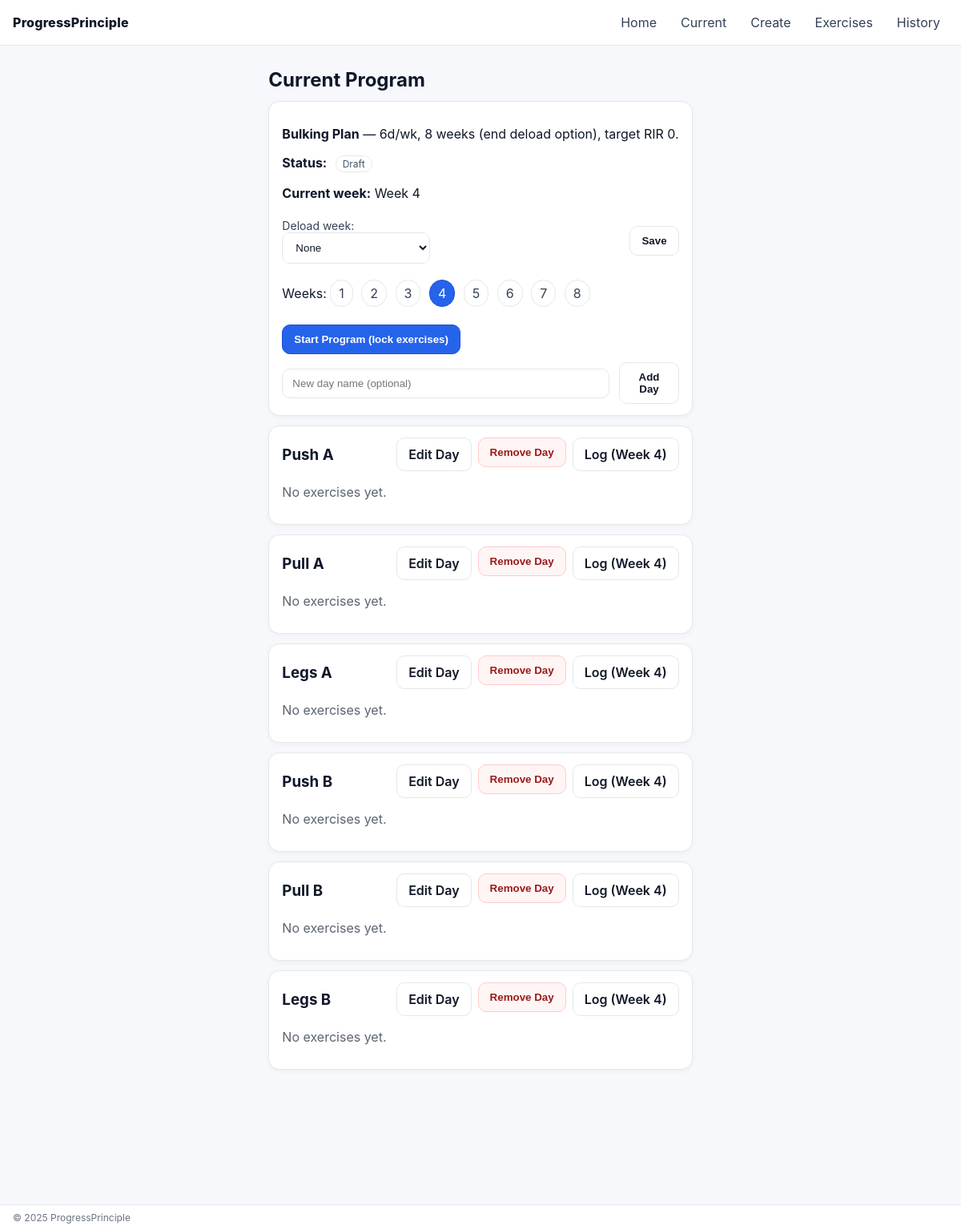
Page /current on the committed database.
### app.py (models this page shows)
class Program(db.Model):
    id = db.Column(db.Integer, primary_key=True)
    name = db.Column(db.String(64), nullable=False)
    days_per_week = db.Column(db.Integer, nullable=False)
    target_rir = db.Column(db.Integer, nullable=False)
    duration_weeks = db.Column(db.Integer, nullable=False)
    deload = db.Column(db.Boolean, default=False)
    deload_week = db.Column(db.Integer, nullable=True)
    start_date = db.Column(db.Date, default=date.today)
    status = db.Column(db.String(16), default="active")  # active | archived
    locked = db.Column(db.Boolean, default=False)
    created_at = db.Column(db.DateTime, default=datetime.utcnow)

class ProgramDay(db.Model):
    id = db.Column(db.Integer, primary_key=True)
    program_id = db.Column(db.Integer, db.ForeignKey("program.id"), nullable=False)
    day_index = db.Column(db.Integer, nullable=False)
    day_name = db.Column(db.String(32), nullable=False)

### app.py (the view)
@app.route("/current")
def current_program():
    prog = Program.query.filter_by(status="active").first()
    if not prog:
        flash("No active program. Create one.")
        return redirect(url_for("create_program"))
    days = ProgramDay.query.filter_by(program_id=prog.id).order_by(ProgramDay.day_index).all()
    day_blocks = []
    for d in days:
        pes = ProgramExercise.query.filter_by(day_id=d.id).order_by(ProgramExercise.position.asc(), ProgramExercise.id.asc()).all()
        day_blocks.append((d, pes))
    current_wk = get_current_week(prog)
    weeks = list(range(1, prog.duration_weeks + 1))
    return render_template("current_program.html",
                           program=prog, day_blocks=day_blocks,
                           current_week=current_wk, weeks=weeks)

### app.py (called while the page is built)
def get_current_week(program: Program) -> int:
    if not program.start_date: return 1
    days = (date.today() - program.start_date).days
    return max(1, min((days // 7) + 1, program.duration_weeks))

### templates/current_program.html (shortened to what this page needs)
{% extends "base.html" %}
{% block content %}
<h2>Current Program</h2>
<div class="card">
  <p>
    <strong>{{ program.name }}</strong> — {{ program.days_per_week }}d/wk,
    {{ program.duration_weeks }} weeks{% if program.deload %} (end deload option){% endif %},
    target RIR {{ program.target_rir }}.
  </p>
  <p><strong>Status:</strong> {% if program.locked %}<span class="pill pill-ok">Started</span>{% else %}<span class="pill">Draft</span>{% endif %}</p>
  <p><strong>Current week:</strong> Week {{ current_week }}</p>
  <form method="post" action="{{ url_for('set_deload', program_id=program.id) }}" class="row gap" style="margin:8px 0;">
    <label>Deload week:
      <select name="deload_week">
        <option value="none" {% if not program.deload_week %}selected{% endif %}>None</option>
      </select>
    </label>
    <button class="btn" type="submit">Save</button>
  </form>
  <p>
    Weeks:
    {% for w in weeks %}
      <a class="chip {% if w == current_week %}chip-active{% endif %}" href="{{ url_for('view_program_week', program_id=program.id, week=w) }}">{{ w }}</a>
    {% endfor %}
  </p>
  {% if not program.locked %}
    <form method="post" action="{{ url_for('start_program', program_id=program.id) }}" style="margin-top:8px">
      <button class="btn-primary" type="submit">Start Program (lock exercises)</button>
    </form>
    <form method="post" action="{{ url_for('add_day', program_id=program.id) }}" class="row gap" style="margin-top:10px;">
      <input name="day_name" placeholder="New day name (optional)" />
      <button class="btn" type="submit">Add Day</button>
    </form>
  {% endif %}
</div>
<ul class="day-list">
  {% for d, pes in day_blocks %}
    <li class="card">
      <div class="row">
        <h3>{{ d.day_name }}</h3>
        <div class="actions">
          {% if not program.locked %}
            <a class="btn" href="{{ url_for('edit_program_day', program_id=program.id, day_id=d.id) }}">Edit Day</a>
            <form method="post" action="{{ url_for('remove_day', day_id=d.id) }}" style="display:inline;">
              <button class="btn danger" type="submit">Remove Day</button>
            </form>
          {% endif %}
          <a class="btn" href="{{ url_for('log_program_day', day_id=d.id, week_number=current_week) }}">Log (Week {{ current_week }})</a>
        </div>
      </div>
      {% if pes %}
        <ul class="bullets">
          {% for pe in pes %}
            <li>{{ pe.exercise.name }} — {{ pe.target_sets }} sets @ {{ pe.rep_min }}–{{ pe.rep_max }} (RIR {{ pe.rir }})</li>
          {% endfor %}
        </ul>
      {% else %}
        <p class="muted">No exercises yet.</p>
      {% endif %}
    </li>
  {% endfor %}
</ul>
{% endblock %}

### templates/base.html (shortened to what this page needs)
<!doctype html>
<html>
  <head>
    <link rel="stylesheet" href="{{ url_for('static', filename='styles.css') }}">
  </head>
  <body>
    <header class="topbar">
      <div class="brand">ProgressPrinciple</div>
      <nav class="nav">
        <a href="{{ url_for('index') }}">Home</a>
        <a href="{{ url_for('current_program') }}">Current</a>
        <a href="{{ url_for('create_program') }}">Create</a>
        <a href="{{ url_for('exercises_bank') }}">Exercises</a>
        <a href="{{ url_for('programs_history') }}">History</a>
      </nav>
    </header>
    <main class="container">
      {% block content %}{% endblock %}
    </main>
    <footer class="footer">© {{ 2025 }} ProgressPrinciple</footer>
  </body>
</html>

### static/styles.css (style rules this page uses)
:root { --bg:#f6f8fb; --panel:#ffffff; --muted:#5b6472; --text:#0f172a; --border:#e5e7eb; --accent:#2563eb; --accent2:#22c55e; --danger:#ef4444; --ok:#16a34a; }
* { box-sizing:border-box }
html,body { height:100% }
body { font-family: Inter, -apple-system, system-ui, Arial; margin:0; background:var(--bg); color:var(--text); }
.topbar { position:sticky; top:0; z-index:20; display:flex; align-items:center; justify-content:space-between; padding:12px 16px; background:#fff; border-bottom:1px solid var(--border); }
.brand { font-weight:800; letter-spacing:.2px; }
.nav { display:flex; gap:10px; flex-wrap:wrap; }
.nav a { color:#334155; text-decoration:none; padding:6px 10px; border-radius:10px; }
.container { max-width:1000px; margin:20px auto 80px; padding:0 16px; }
.footer { position:fixed; bottom:0; left:0; right:0; background:#fff; border-top:1px solid var(--border); color:#6b7280; padding:8px 16px; font-size:12px; }
h1,h2,h3 { margin:8px 0 8px; }
.muted { color:var(--muted); }
.card { background:var(--panel); border:1px solid var(--border); border-radius:14px; padding:14px 16px; margin:12px 0; box-shadow: 0 2px 6px rgba(15,23,42,0.04); }
.pill { display:inline-block; padding:2px 8px; border-radius:999px; border:1px solid var(--border); color:#475569; margin-left:6px; font-size:12px; }
.chip { display:inline-block; padding:6px 10px; border-radius:999px; border:1px solid var(--border); color:#334155; text-decoration:none; margin: 0 6px 6px 0; }
.chip-active { background:#2563eb; border-color:#1d4ed8; color:#fff; }
.btn, .btn-primary { display:inline-block; text-decoration:none; cursor:pointer; padding:10px 14px; border-radius:10px; border:1px solid var(--border); background:#fff; color:#111827; font-weight:600; }
.btn-primary { background:#2563eb; color:#fff; border-color:#1d4ed8; }
.btn.danger { border-color:#fecaca; color:#991b1b; background:#fff5f5; }
.row { display:flex; align-items:center; justify-content:space-between; }
.gap { gap:12px }
label { display:block; margin:6px 0 4px; color:#334155; font-size:14px; }
input, select { width:100%; padding:10px 12px; border-radius:10px; border:1px solid var(--border); background:#fff; color:#0f172a; }
.day-list { list-style:none; padding:0; margin:0; }
.day-list .actions { display:flex; gap:8px; flex-wrap:wrap; }
html, body { height: 100%; }
body { display: flex; flex-direction: column; }
main.container { flex: 1 0 auto; padding-bottom: 120px; }
footer.footer { flex: 0 0 auto; }
.day-list .card:last-child { margin-bottom: 80px; }

### rows in the picture
Program: name "Bulking Plan", days_per_week "6", duration_weeks "8", target_rir "0", deload_week "None"
ProgramDay: day_name "Push A", current_week "4"
ProgramDay: day_name "Pull A", current_week "4"
ProgramDay: day_name "Legs A", current_week "4"
ProgramDay: day_name "Push B", id "4"
ProgramDay: day_name "Pull B", day_index "4"
ProgramDay: day_name "Legs B", current_week "4"

### other values in the picture
{{ current_week }} "4"
{{ w }} "1" "2" "3" "4" "5" "6" "7" "8"
{{ 2025 }} "2025"
